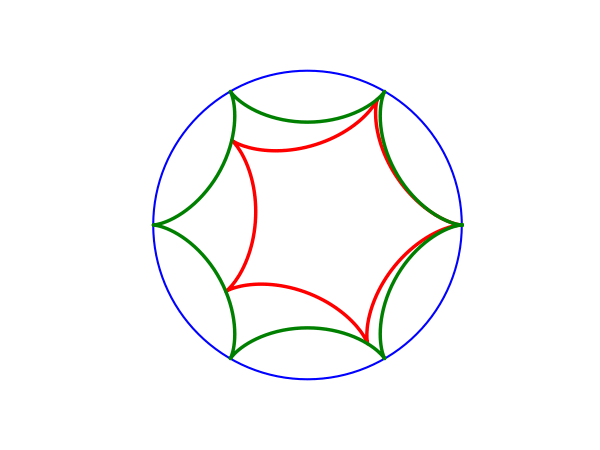

This figure's Python source:
#!/usr/bin/env python3

import matplotlib
matplotlib.use('Agg')
import numpy as np
import matplotlib.pyplot as plt
from matplotlib.animation import FuncAnimation

# Assumes SolidPython is in site-packages or elsewhwere in sys.path
from solid import *
from solid.utils import *


fig, ax = plt.subplots()
plt.axis('off')
resolution = 512

k = 5
limit = k+2
bound = (-limit, limit)
ax.set_aspect('equal')
ax.set_xlim(*bound)
ax.set_ylim(*bound)

# big circle:
theta = np.linspace(0, 2*np.pi, resolution+1)
circle = np.exp(1j*theta)

# hypocycloid
hypo_inner = (k-1)*np.exp(1j*theta) + np.conj(np.exp(1j*(k-1)*theta))
hypo_outer = (k)*np.exp(1j*theta) + np.conj(np.exp(1j*(k)*theta))

big_circle, = ax.plot((k+1)*circle.real, (k+1)*circle.imag, 'b', linewidth=2)
hypocycloid_a, = ax.plot([], [], 'r-', linewidth=3.3)
hypocycloid_b, = ax.plot(hypo_outer.real, hypo_outer.imag, 'g-', linewidth=3.3)

level = []

def frame_generator(step=8):
    # Drawing path
    for i in range(0, len(theta), step):
        rotate = np.exp(1j*-theta[i]/k)
        hypo_rotate = rotate*hypo_inner + circle[i]
        hypocycloid_a.set_data(hypo_rotate.real, hypo_rotate.imag)
        level.append(hypo_rotate[:-1])
        yield


def no_op(*args, **kwargs):
    return


# ani = FuncAnimation(fig, no_op, frames=frame_generator(), save_count=300, blit=False)

# ani.save('hypo_vase.svg', writer='imagemagick', fps=10, dpi=75)
# plt.show()
for f in frame_generator():
    pass

h_array = np.concatenate(level)
n = resolution
height = .2
points = [(point.real, point.imag, (i//n)*height) for i,point in enumerate(h_array)]
faces = [(i*n + j, (i+1)*n + (j+1)%n, (i+1)*n +j) for i in range(len(level)-1) for j in range(n)]
faces.extend([(i*n + j, i*n + (j+1)%n, (i+1)*n +(j+1)%n) for i in range(len(level)-1) for j in range(n)])
faces.append(list(range(n-1,0,-1)))
N = len(level)
faces.append(list(range((N-1)*n, N*n)))

piece = polyhedron(points=points, faces=faces)
piece = scale(10)(piece)
# piece = union()(piece, translate([0,0,height*(N-1)])(piece))
print(scad_render(piece))
